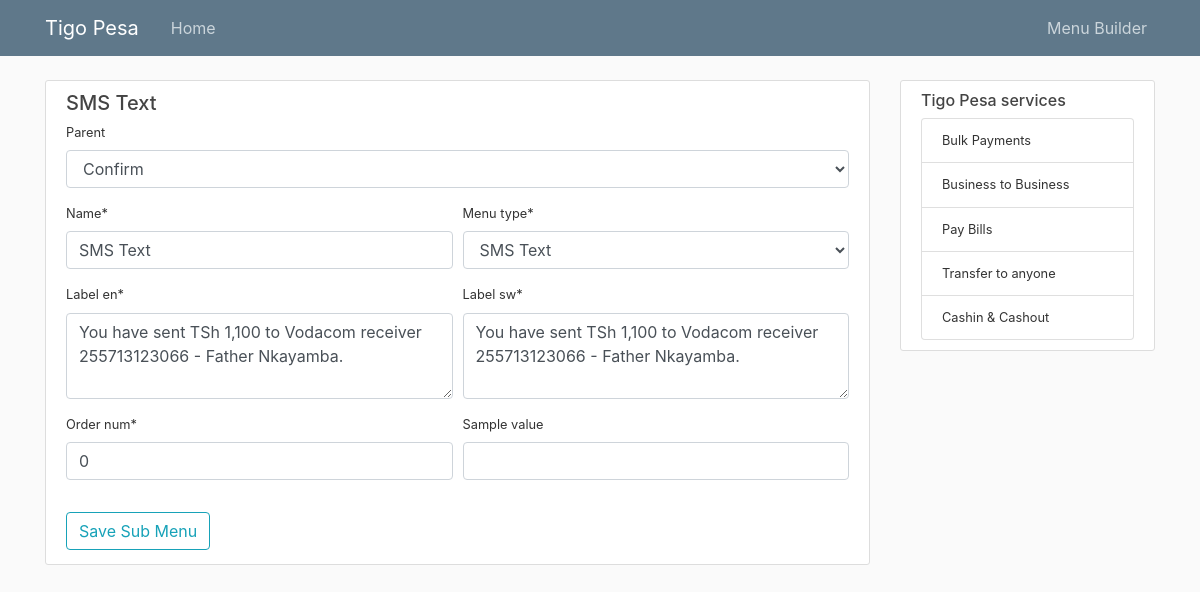
The page /menubuilder/update/23 on the database as committed earlier.
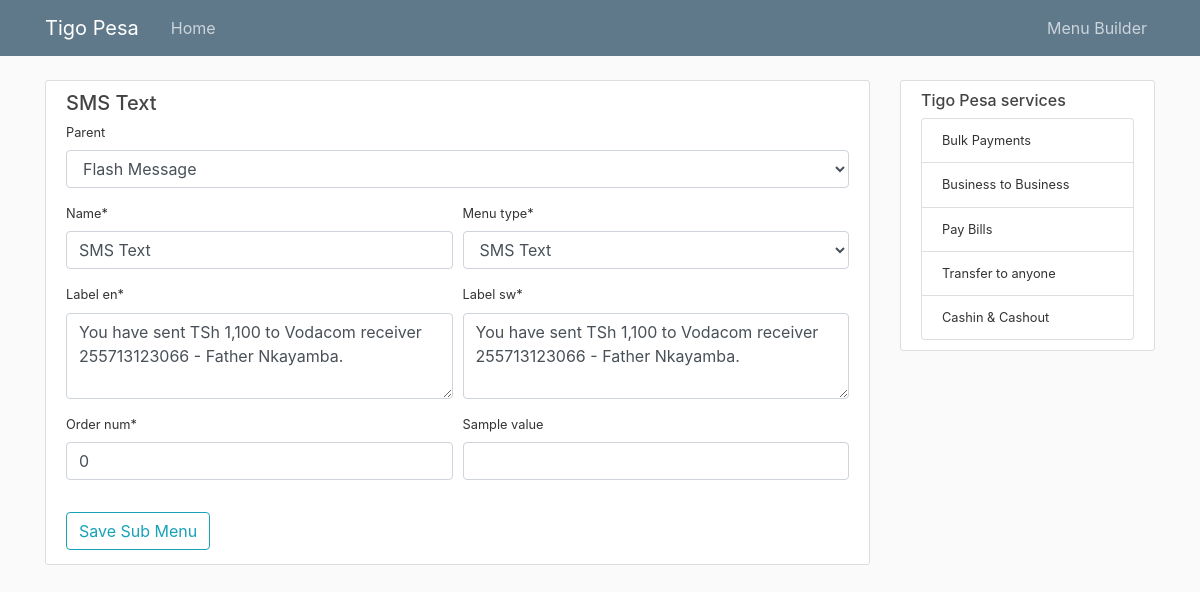
The same page on the database as committed later.
### menubuilder/models.py (models this page shows, shortened)
class Menu(MPTTModel, models.Model):
    name = models.CharField(max_length=100)
    label_en = models.CharField(max_length=100)
    label_sw = models.CharField(max_length=100)
    order_num = models.IntegerField(default=0)
    menu_type = models.CharField(max_length=10, choices=types(), null=True)
    parent = TreeForeignKey('self', on_delete=models.CASCADE, null=True, blank=True, related_name='sub_menus')
    record_date = models.DateTimeField(default=timezone.now)
    sample_value = models.CharField(max_length=100, null=True, blank=True)
    class MPTTMeta:
        ordering = ['order_num', 'parent']
    def __str__(self):
        return f'{self.name}'

### menubuilder/views.py (the view, shortened to what this page needs)
# urls.py: path('update/<pk>', views.MenuUpdateView.as_view(), name="menu-update"),
class MenuUpdateView(UpdateView):
    model = Menu
    form_class = MenuForm

### menubuilder/forms.py
class MenuForm(forms.ModelForm):
    class Meta:
        model = Menu
        fields = ['parent', 'menu_type', 'name', 'label_en', 'label_sw', 'order_num', 'sample_value']
        widgets = {
            'label_en': forms.Textarea(attrs={'rows': 3}),
            'label_sw': forms.Textarea(attrs={'rows': 3})
        }

### menubuilder/templates/menubuilder/menu_form.html (shortened to what this page needs)
{% extends "base/base.html" %}
{% load crispy_forms_tags %}
{% block content %}
    <div class="content-section">
        <form method="POST">
            {% if object %}
                <h5>{{ object }}</h5>
            {% else %}
                <h5>{{ parent }} >> Add Sub Menu</h5>
            {% endif %}
            <fieldset class="form-group">
                {{ form.parent|as_crispy_field }}
                <div class="form-row">
                  <div class="form-group col-md-6 mb-0">
                    {{ form.name|as_crispy_field }}
                  </div>
                  <div class="form-group col-md-6 mb-0">
                    {{ form.menu_type|as_crispy_field }}
                  </div>
                </div>
                <div class="form-row">
                  <div class="form-group col-md-6 mb-0">
                    {{ form.label_en|as_crispy_field }}
                  </div>
                  <div class="form-group col-md-6 mb-0">
                    {{ form.label_sw|as_crispy_field }}
                  </div>
                </div>
                <div class="form-row">
                  <div class="form-group col-md-6 mb-0">
                    {{ form.order_num|as_crispy_field }}
                  </div>
                  <div class="form-group col-md-6 mb-0">
                    {{ form.sample_value|as_crispy_field }}
                  </div>
                </div>
            </fieldset>
            <div class="form-group mb-1">
                <button class="btn btn-outline-info" type="submmit">Save Sub Menu</button>
            </div>
        </form>
    </div>
{% endblock content%}

Rows that differ between the two databases and show on the page:
changed Menu "SMS Text": parent "Confirm" → "Flash Message"
